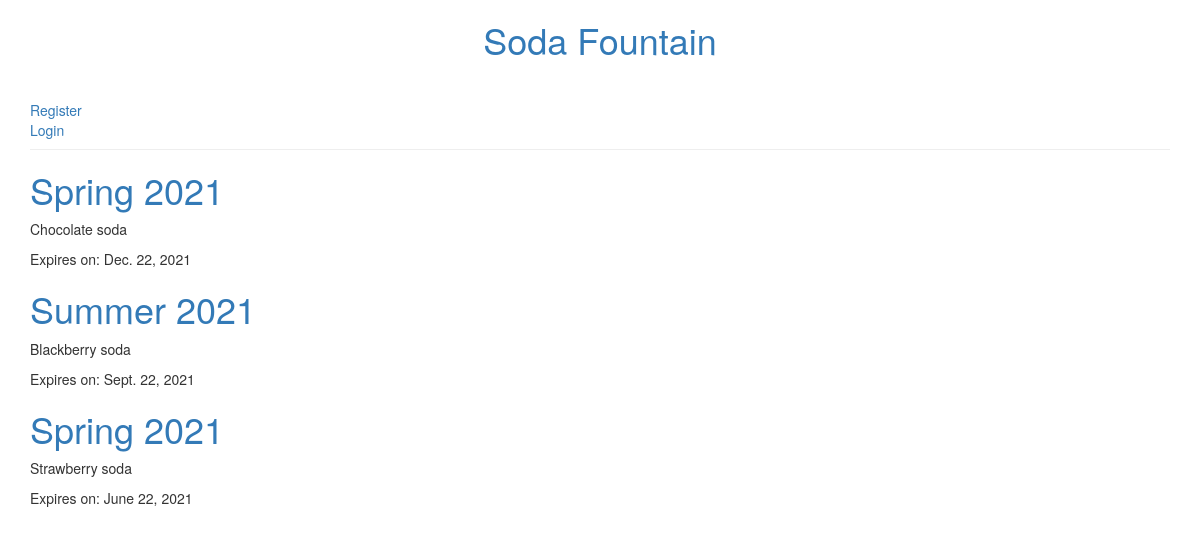
The page / on the database its author committed.
### menu/models.py (models this page shows, shortened)
class Menu(models.Model):
    season = models.CharField(max_length=20)
    items = models.ManyToManyField('Item', related_name='items')
    creator = models.ForeignKey(User, on_delete=models.DO_NOTHING)
    created_date = models.DateField(
            default=timezone.now)
    expiration_date = models.DateField()

class Item(models.Model):
    name = models.CharField(max_length=200)
    description = models.TextField()
    chef = models.ForeignKey('auth.User', on_delete=models.CASCADE)
    created_date = models.DateField(
            default=timezone.now)
    standard = models.BooleanField(default=False)
    ingredients = models.ManyToManyField('Ingredient')
    def __str__(self):
        return self.name

### mysite/views.py (the view)
# urls.py: path('', views.index, name='index'),
def index(request):
    menus = models.Menu.objects.filter(
        expiration_date__gte=timezone.now()
    ).prefetch_related(
        'items'
    ).order_by('-expiration_date')
    return render(request,
                  'index.html',
                  {'menus': menus})

### templates/index.html (shortened to what this page needs)
{% extends 'layout.html' %}
{% block content %}
  <div class="post">
      {% for menu in menus %}
          <h1>
              <a href="{% url 'menu:menu_detail' pk=menu.pk %}">{{ menu.season }}</a>
          </h1>
          <p>{{ menu.items.all|join:", "}}</p>
          {% if menu.expiration_date %}
              <div class="date">
                  Expires on: {{ menu.expiration_date }}
              </div>
          {% endif %}
      {% endfor %}
  </div>
{% endblock %}

### rows shown on the page
Menu: season "Spring 2021", items.all "Chocolate soda", expiration_date "Dec. 22, 2021"
Menu: season "Summer 2021", items.all "Blackberry soda", expiration_date "Sept. 22, 2021"
Menu: season "Spring 2021", items.all "Strawberry soda", expiration_date "June 22, 2021"
